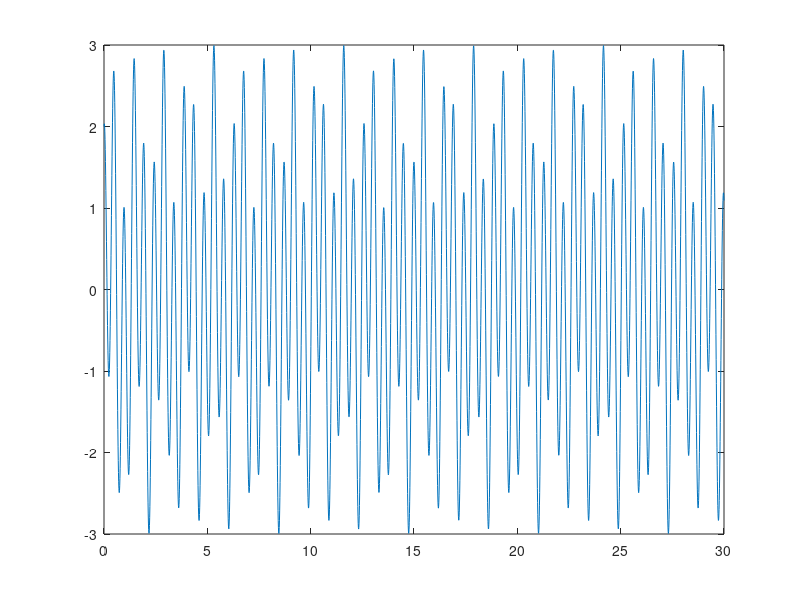

Reproduce this figure in MATLAB. (Note: this script raises an error after producing the figure.)

t=0:0.01:30;
input=sin(5*t)+2*cos(13*t);
plot(t,input)

n=4; alpha=0.2; Fs=100;

SEn = func_FE_ShannEn(input,n)
REn = func_FE_RenyiEn(input,n,alpha)
ApEn = approximateEntropy(input)
SaEn = sampen(input,2,0.2,'euclidean')
PEn = pec(input,2,1)
FEn = func_FE_FuzzEn(input,2,0.2)       
for tau=1:40
        [e,A,B] = multiscaleSampleEntropy(input,2,0.2,tau);
        F(tau)=e;
end
MSaEn=sum(F)
SpectEn = pentropy(input,Fs,'Instantaneous',false)
